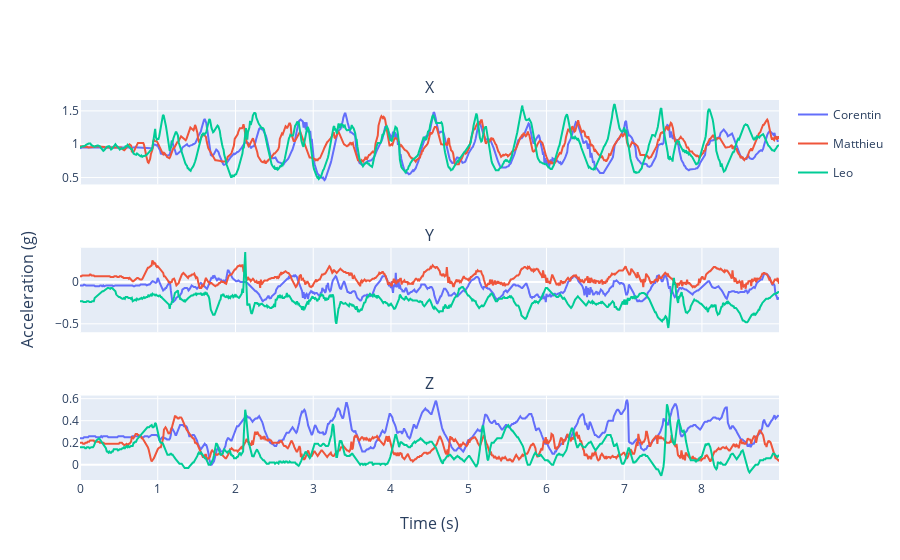

Here is the notebook cell this chart was saved with:
### Code cell
xyz_plot([df_1, df_2,df_3],["Corentin", "Matthieu", "Leo"])

### Figure 1 — Plotly figure (JSON) as saved in the notebook; plotly's stock layout.template omitted (floating-point values rounded to 4 significant figures; data arrays with more than 128 entries replaced by an {"elided": "..."} marker saying what was removed)
{"data": [{"legendgroup": "Corentin", "line": {"color": "#636EFA"}, "mode": "lines", "name": "Corentin", "type": "scatter", "x": {"elided": "868 float values"}, "xaxis": "x", "y": {"elided": "868 float values"}, "yaxis": "y"}, {"legendgroup": "Corentin", "line": {"color": "#636EFA"}, "mode": "lines", "name": "Corentin", "showlegend": false, "type": "scatter", "x": {"elided": "868 float values"}, "xaxis": "x2", "y": {"elided": "868 float values"}, "yaxis": "y2"}, {"legendgroup": "Corentin", "line": {"color": "#636EFA"}, "mode": "lines", "name": "Corentin", "showlegend": false, "type": "scatter", "x": {"elided": "868 float values"}, "xaxis": "x3", "y": {"elided": "868 float values"}, "yaxis": "y3"}, {"legendgroup": "Matthieu", "line": {"color": "#EF553B"}, "mode": "lines", "name": "Matthieu", "type": "scatter", "x": {"elided": "968 float values"}, "xaxis": "x", "y": {"elided": "968 float values"}, "yaxis": "y"}, {"legendgroup": "Matthieu", "line": {"color": "#EF553B"}, "mode": "lines", "name": "Matthieu", "showlegend": false, "type": "scatter", "x": {"elided": "968 float values"}, "xaxis": "x2", "y": {"elided": "968 float values"}, "yaxis": "y2"}, {"legendgroup": "Matthieu", "line": {"color": "#EF553B"}, "mode": "lines", "name": "Matthieu", "showlegend": false, "type": "scatter", "x": {"elided": "968 float values"}, "xaxis": "x3", "y": {"elided": "968 float values"}, "yaxis": "y3"}, {"legendgroup": "Leo", "line": {"color": "#00CC96"}, "mode": "lines", "name": "Leo", "type": "scatter", "x": {"elided": "962 float values"}, "xaxis": "x", "y": {"elided": "962 float values"}, "yaxis": "y"}, {"legendgroup": "Leo", "line": {"color": "#00CC96"}, "mode": "lines", "name": "Leo", "showlegend": false, "type": "scatter", "x": {"elided": "962 float values"}, "xaxis": "x2", "y": {"elided": "962 float values"}, "yaxis": "y2"}, {"legendgroup": "Leo", "line": {"color": "#00CC96"}, "mode": "lines", "name": "Leo", "showlegend": false, "type": "scatter", "x": {"elided": "962 float values"}, "xaxis": "x3", "y": {"elided": "962 float values"}, "yaxis": "y3"}], "layout": {"annotations": [{"font": {"size": 16}, "showarrow": false, "text": "X", "x": 0.5, "xanchor": "center", "xref": "paper", "y": 1, "yanchor": "bottom", "yref": "paper"}, {"font": {"size": 16}, "showarrow": false, "text": "Y", "x": 0.5, "xanchor": "center", "xref": "paper", "y": 0.6111, "yanchor": "bottom", "yref": "paper"}, {"font": {"size": 16}, "showarrow": false, "text": "Z", "x": 0.5, "xanchor": "center", "xref": "paper", "y": 0.2222, "yanchor": "bottom", "yref": "paper"}, {"font": {"size": 16}, "showarrow": false, "text": "Time (s)", "x": 0.5, "xanchor": "center", "xref": "paper", "y": 0, "yanchor": "top", "yref": "paper", "yshift": -30}, {"font": {"size": 16}, "showarrow": false, "text": "Acceleration (g)", "textangle": -90, "x": 0, "xanchor": "right", "xref": "paper", "xshift": -40, "y": 0.5, "yanchor": "middle", "yref": "paper"}], "hovermode": "x", "xaxis": {"anchor": "y", "domain": [0, 1], "matches": "x3", "showticklabels": false}, "xaxis2": {"anchor": "y2", "domain": [0, 1], "matches": "x3", "showticklabels": false}, "xaxis3": {"anchor": "y3", "domain": [0, 1]}, "yaxis": {"anchor": "x", "domain": [0.7778, 1]}, "yaxis2": {"anchor": "x2", "domain": [0.3889, 0.6111]}, "yaxis3": {"anchor": "x3", "domain": [0, 0.2222]}}}
